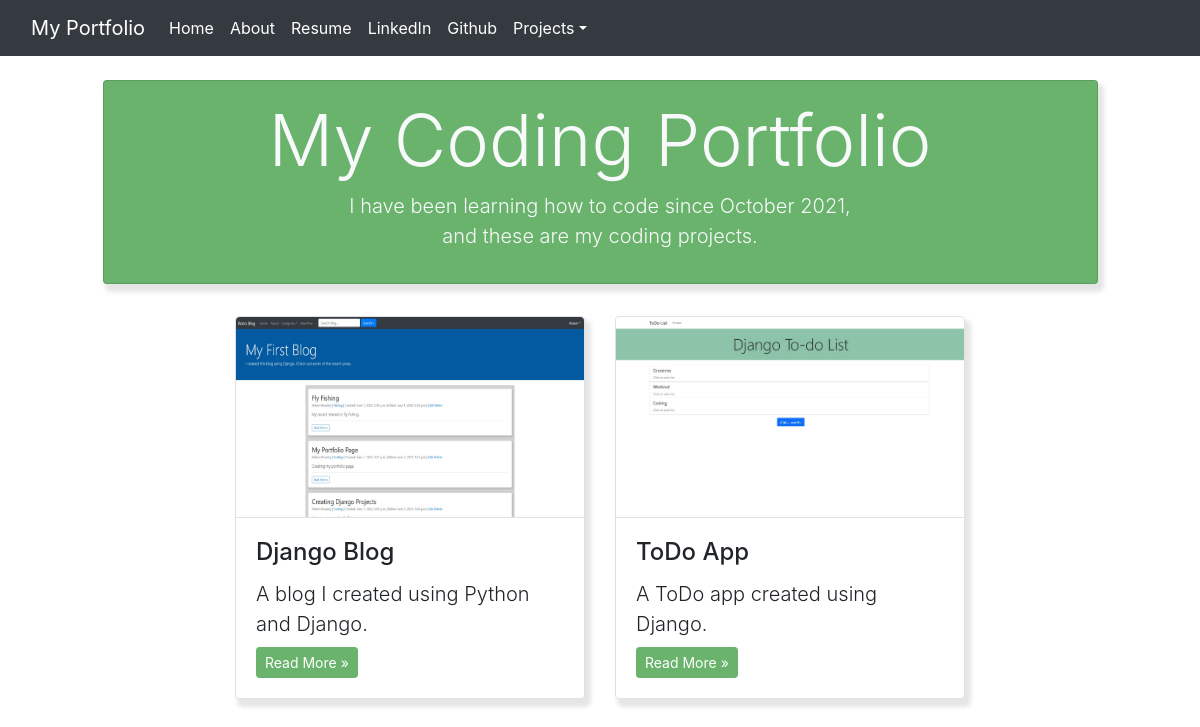
The page /portfolio/ on the database its author committed.
### portfolio/models.py (models this page shows, shortened)
class Projects(models.Model):
    order = models.IntegerField(default='1')
    title = models.CharField(max_length=200, unique=True)
    header_image = models.ImageField(null=True, blank=True, upload_to='images/projects')
    author = models.CharField(max_length=200,)
    pub_date = models.DateTimeField(auto_now_add=True)
    snippet = models.CharField(max_length=255, blank=True)
    description = models.TextField(blank=False)
    website_url = models.CharField(max_length=200, null=True, blank=True)
    class Meta:
        verbose_name = 'Project'

### portfolio/views.py (the view)
# urls.py: path('', views.IndexView.as_view(), name='index'),
class IndexView(generic.ListView):
    model = Projects
    template_name = 'portfolio/index.html'
    context_object_name = 'project_list'
    def get_queryset(self):
        return Projects.objects.all().order_by('order')

### portfolio/templates/portfolio/index.html (shortened to what this page needs)
{% extends 'portfolio/base.html' %}
{% load static %}
{% block body %}
<body>
    <header>
        <div class="row justify-content-center">
            <div class="col-md-10">
                <div class="card rounded mt-4 text-center text-light" id="title">
                    <div class="card-body p-3">
                        <h1 class="display-3">My Coding Portfolio</h1>
                        <p class="lead">I have been learning how to code since October 2021,<br> and these are my coding projects.</p>
                    </div>
                </div>
            </div>
        </div>
    </header>
    <div class="container mt-3 rounded">
        <div class="row justify-content-center">
            {% for project in project_list %}
            <div class="col-md-4 py-3">
                <div class="card h-100 border rounded">
                    {% if project.header_image %}
                    <img class="card-image-top rounded-top" style="max-width:100%; height:200px"
                        src="{{ project.header_image.url }}">
                    {% else %}
                    <img class="card-image-top rounded-top" style="max-width:100%; height:200px"
                        src="{% static 'portfolio\images\defaultprofilepic.png' %}">
                    {% endif %}
                    <div class="card-body border-top d-flex flex-column justify-content-between">
                        <div>
                            <h4 class="card-title">{{ project.title }}</h4>
                            <p class="lead card-text">{{ project.snippet | safe }}</p>
                        </div>
                        <div class="mt-2">
                            <a class="btn btn-success btn-sm" href="{% url 'portfolio:detail' project.id %}"
                                id="site_link" role="button">Read More &raquo;</a>
                        </div>
                    </div>
                </div>
            </div>
            {% endfor %}
        </div>
    </div>
    {% endblock %}

### portfolio/templates/portfolio/index.html (style rules this page uses)
#title { background-color: rgb(105, 179, 108); }
.card { box-shadow: 4px 6px 4px 2px rgba(0, 0, 0, 0.1); }
#site_link { background-color: rgb(105, 179, 108); border-color: rgb(105, 179, 108); }

### rows shown on the page
Projects: header_image (picture), title "Django Blog", snippet "A blog I created using Python and Django."
Projects: header_image (picture), title "ToDo App", snippet "A ToDo app created using Django."
